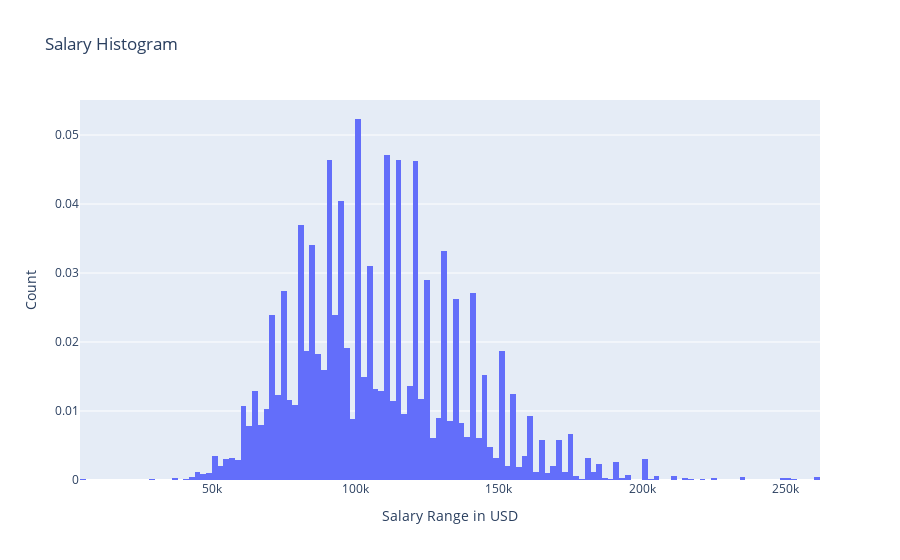

Source (notebook cell):
### Markdown cell above
Let us check if the distribution of salaries approximates the famous normal distribution.

### Code cell
fig = go.Figure(data=[go.Histogram(x=data_scientists['salary'], histnorm='probability')])
fig.update_layout(title = 'Salary Histogram', xaxis_title = 'Salary Range in USD', yaxis_title = 'Count')
fig.show()

### Figure 1 — Plotly figure (JSON) as saved in the notebook; plotly's stock layout.template omitted (floating-point values rounded to 4 significant figures; data arrays with more than 128 entries replaced by an {"elided": "..."} marker saying what was removed)
{"data": [{"histnorm": "probability", "type": "histogram", "x": {"elided": "7339 int values"}}], "layout": {"title": {"text": "Salary Histogram"}, "xaxis": {"title": {"text": "Salary Range in USD"}}, "yaxis": {"title": {"text": "Count"}}}}
